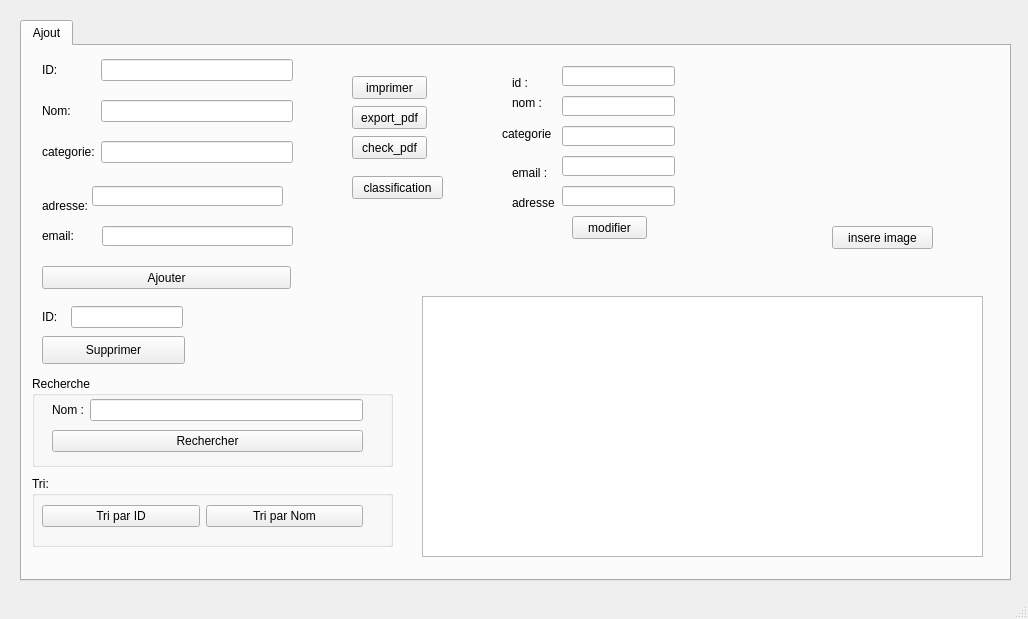
<?xml version="1.0" encoding="UTF-8"?>
<ui version="4.0">
 <class>elaawindow</class>
 <widget class="QMainWindow" name="elaawindow">
  <property name="geometry">
   <rect>
    <x>0</x>
    <y>0</y>
    <width>1028</width>
    <height>619</height>
   </rect>
  </property>
  <property name="windowTitle">
   <string>MainWindow</string>
  </property>
  <widget class="QWidget" name="centralwidget">
   <widget class="QTabWidget" name="tabWidget">
    <property name="geometry">
     <rect>
      <x>20</x>
      <y>20</y>
      <width>991</width>
      <height>561</height>
     </rect>
    </property>
    <property name="currentIndex">
     <number>0</number>
    </property>
    <widget class="QWidget" name="tab">
     <attribute name="title">
      <string>Ajout</string>
     </attribute>
     <widget class="QWidget" name="layoutWidget">
      <property name="geometry">
       <rect>
        <x>20</x>
        <y>0</y>
        <width>251</width>
        <height>131</height>
       </rect>
      </property>
      <layout class="QGridLayout" name="gridLayout">
       <item row="2" column="0">
        <widget class="QLabel" name="label_3">
         <property name="text">
          <string>categorie:</string>
         </property>
        </widget>
       </item>
       <item row="1" column="0">
        <widget class="QLabel" name="label_2">
         <property name="text">
          <string>Nom: </string>
         </property>
        </widget>
       </item>
       <item row="0" column="0">
        <widget class="QLabel" name="label">
         <property name="text">
          <string>ID: </string>
         </property>
        </widget>
       </item>
       <item row="0" column="1">
        <layout class="QHBoxLayout" name="horizontalLayout">
         <item>
          <widget class="QLineEdit" name="lineEdit_ID"/>
         </item>
        </layout>
       </item>
       <item row="1" column="1">
        <layout class="QHBoxLayout" name="horizontalLayout_2">
         <item>
          <widget class="QLineEdit" name="lineEdit_Nom"/>
         </item>
        </layout>
       </item>
       <item row="2" column="1">
        <widget class="QLineEdit" name="lineEdit_2"/>
       </item>
      </layout>
     </widget>
     <widget class="QPushButton" name="pushButton">
      <property name="geometry">
       <rect>
        <x>20</x>
        <y>220</y>
        <width>249</width>
        <height>23</height>
       </rect>
      </property>
      <property name="text">
       <string>Ajouter</string>
      </property>
     </widget>
     <widget class="QLineEdit" name="lineEdit_ID_4">
      <property name="geometry">
       <rect>
        <x>70</x>
        <y>140</y>
        <width>191</width>
        <height>20</height>
       </rect>
      </property>
     </widget>
     <widget class="QLabel" name="label_6">
      <property name="geometry">
       <rect>
        <x>20</x>
        <y>140</y>
        <width>49</width>
        <height>40</height>
       </rect>
      </property>
      <property name="text">
       <string>adresse:</string>
      </property>
     </widget>
     <widget class="QLabel" name="label_9">
      <property name="geometry">
       <rect>
        <x>20</x>
        <y>170</y>
        <width>49</width>
        <height>40</height>
       </rect>
      </property>
      <property name="text">
       <string>email:</string>
      </property>
     </widget>
     <widget class="QLineEdit" name="lineEdit_ID_5">
      <property name="geometry">
       <rect>
        <x>80</x>
        <y>180</y>
        <width>191</width>
        <height>20</height>
       </rect>
      </property>
     </widget>
     <widget class="QGroupBox" name="groupBox_4">
      <property name="geometry">
       <rect>
        <x>10</x>
        <y>430</y>
        <width>361</width>
        <height>71</height>
       </rect>
      </property>
      <property name="title">
       <string>Tri: </string>
      </property>
      <widget class="QWidget" name="layoutWidget_3">
       <property name="geometry">
        <rect>
         <x>10</x>
         <y>20</y>
         <width>321</width>
         <height>41</height>
        </rect>
       </property>
       <layout class="QHBoxLayout" name="horizontalLayout_9">
        <item>
         <widget class="QPushButton" name="pushButton_3">
          <property name="text">
           <string>Tri par ID</string>
          </property>
         </widget>
        </item>
        <item>
         <widget class="QPushButton" name="pushButton_4">
          <property name="text">
           <string>Tri par Nom</string>
          </property>
         </widget>
        </item>
       </layout>
      </widget>
     </widget>
     <widget class="QPushButton" name="pb_image">
      <property name="geometry">
       <rect>
        <x>810</x>
        <y>180</y>
        <width>101</width>
        <height>23</height>
       </rect>
      </property>
      <property name="text">
       <string>insere image</string>
      </property>
     </widget>
     <widget class="QLabel" name="label_pic">
      <property name="geometry">
       <rect>
        <x>740</x>
        <y>70</y>
        <width>171</width>
        <height>91</height>
       </rect>
      </property>
      <property name="text">
       <string/>
      </property>
     </widget>
     <widget class="QPushButton" name="pushButton_5">
      <property name="geometry">
       <rect>
        <x>330</x>
        <y>130</y>
        <width>91</width>
        <height>23</height>
       </rect>
      </property>
      <property name="text">
       <string>classification</string>
      </property>
     </widget>
     <widget class="QPushButton" name="pushButton_6">
      <property name="geometry">
       <rect>
        <x>330</x>
        <y>30</y>
        <width>75</width>
        <height>23</height>
       </rect>
      </property>
      <property name="text">
       <string>imprimer</string>
      </property>
     </widget>
     <widget class="QPushButton" name="pushButton_exportpdf">
      <property name="geometry">
       <rect>
        <x>330</x>
        <y>60</y>
        <width>75</width>
        <height>23</height>
       </rect>
      </property>
      <property name="text">
       <string>export_pdf</string>
      </property>
     </widget>
     <widget class="QPushButton" name="pushButton_checkpDf">
      <property name="geometry">
       <rect>
        <x>330</x>
        <y>90</y>
        <width>75</width>
        <height>23</height>
       </rect>
      </property>
      <property name="text">
       <string>check_pdf</string>
      </property>
     </widget>
     <widget class="QLineEdit" name="lineEdit_ID_2">
      <property name="geometry">
       <rect>
        <x>49</x>
        <y>260</y>
        <width>112</width>
        <height>22</height>
       </rect>
      </property>
     </widget>
     <widget class="QLabel" name="label_4">
      <property name="geometry">
       <rect>
        <x>20</x>
        <y>260</y>
        <width>23</width>
        <height>22</height>
       </rect>
      </property>
      <property name="text">
       <string>ID: </string>
      </property>
     </widget>
     <widget class="QPushButton" name="pushButton_Supprimer">
      <property name="geometry">
       <rect>
        <x>20</x>
        <y>290</y>
        <width>143</width>
        <height>28</height>
       </rect>
      </property>
      <property name="text">
       <string>Supprimer</string>
      </property>
     </widget>
     <widget class="QTableView" name="tableView">
      <property name="geometry">
       <rect>
        <x>400</x>
        <y>250</y>
        <width>561</width>
        <height>261</height>
       </rect>
      </property>
     </widget>
     <widget class="QLineEdit" name="newemail">
      <property name="geometry">
       <rect>
        <x>540</x>
        <y>110</y>
        <width>113</width>
        <height>20</height>
       </rect>
      </property>
     </widget>
     <widget class="QLabel" name="label_7">
      <property name="geometry">
       <rect>
        <x>490</x>
        <y>50</y>
        <width>47</width>
        <height>14</height>
       </rect>
      </property>
      <property name="text">
       <string>nom :</string>
      </property>
     </widget>
     <widget class="QPushButton" name="pushButton_2">
      <property name="geometry">
       <rect>
        <x>550</x>
        <y>170</y>
        <width>75</width>
        <height>23</height>
       </rect>
      </property>
      <property name="text">
       <string>modifier</string>
      </property>
     </widget>
     <widget class="QLineEdit" name="newid">
      <property name="geometry">
       <rect>
        <x>540</x>
        <y>20</y>
        <width>113</width>
        <height>20</height>
       </rect>
      </property>
     </widget>
     <widget class="QLabel" name="label_5">
      <property name="geometry">
       <rect>
        <x>490</x>
        <y>30</y>
        <width>47</width>
        <height>14</height>
       </rect>
      </property>
      <property name="text">
       <string>id : </string>
      </property>
     </widget>
     <widget class="QLabel" name="label_8">
      <property name="geometry">
       <rect>
        <x>480</x>
        <y>80</y>
        <width>51</width>
        <height>16</height>
       </rect>
      </property>
      <property name="text">
       <string>categorie :</string>
      </property>
     </widget>
     <widget class="QLineEdit" name="newadresse">
      <property name="geometry">
       <rect>
        <x>540</x>
        <y>140</y>
        <width>113</width>
        <height>20</height>
       </rect>
      </property>
     </widget>
     <widget class="QLineEdit" name="newcategorie">
      <property name="geometry">
       <rect>
        <x>540</x>
        <y>80</y>
        <width>113</width>
        <height>20</height>
       </rect>
      </property>
     </widget>
     <widget class="QLineEdit" name="newnom">
      <property name="geometry">
       <rect>
        <x>540</x>
        <y>50</y>
        <width>113</width>
        <height>20</height>
       </rect>
      </property>
     </widget>
     <widget class="QLabel" name="label_10">
      <property name="geometry">
       <rect>
        <x>490</x>
        <y>120</y>
        <width>47</width>
        <height>14</height>
       </rect>
      </property>
      <property name="text">
       <string>email :</string>
      </property>
     </widget>
     <widget class="QLabel" name="label_11">
      <property name="geometry">
       <rect>
        <x>490</x>
        <y>150</y>
        <width>47</width>
        <height>14</height>
       </rect>
      </property>
      <property name="text">
       <string>adresse :</string>
      </property>
     </widget>
     <widget class="QGroupBox" name="groupBox_5">
      <property name="geometry">
       <rect>
        <x>10</x>
        <y>330</y>
        <width>361</width>
        <height>91</height>
       </rect>
      </property>
      <property name="title">
       <string>Recherche</string>
      </property>
      <widget class="QWidget" name="layoutWidget_4">
       <property name="geometry">
        <rect>
         <x>20</x>
         <y>20</y>
         <width>311</width>
         <height>60</height>
        </rect>
       </property>
       <layout class="QVBoxLayout" name="verticalLayout_4">
        <item>
         <layout class="QHBoxLayout" name="horizontalLayout_11">
          <item>
           <widget class="QLabel" name="label_12">
            <property name="text">
             <string>Nom :</string>
            </property>
           </widget>
          </item>
          <item>
           <widget class="QLineEdit" name="lineEdit_nom_recherche"/>
          </item>
         </layout>
        </item>
        <item>
         <widget class="QPushButton" name="pushButton_chercher">
          <property name="text">
           <string>Rechercher</string>
          </property>
         </widget>
        </item>
       </layout>
      </widget>
     </widget>
    </widget>
   </widget>
  </widget>
  <widget class="QMenuBar" name="menubar">
   <property name="geometry">
    <rect>
     <x>0</x>
     <y>0</y>
     <width>1028</width>
     <height>26</height>
    </rect>
   </property>
  </widget>
  <widget class="QStatusBar" name="statusbar"/>
 </widget>
 <resources/>
 <connections/>
</ui>
